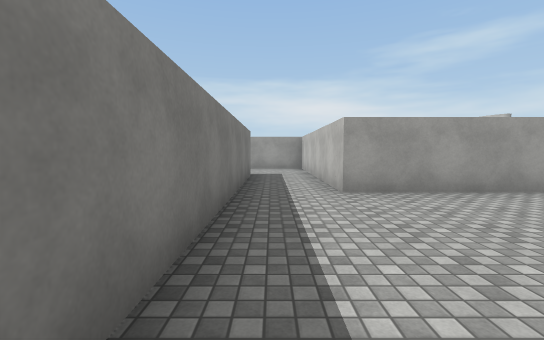
View 1 (above)

21 first-person views from a walk through a 3-D level made in the Unity game engine. The camera is 1.4 m above the floor, tilts 4° down and sees 90° across. The floor is counted in squares, 2 m on a side. Each view is taken from the middle of a square. On the plan, view 1 faces up. The plan holds only what a view shows up to about 9 squares ahead; the rest is blank. The place goes on beyond the plan. The player is left out. Surface patterns are stand-ins for the level's own textures.

View 2
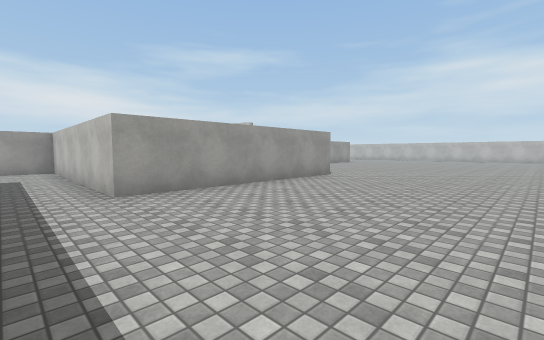

View 3
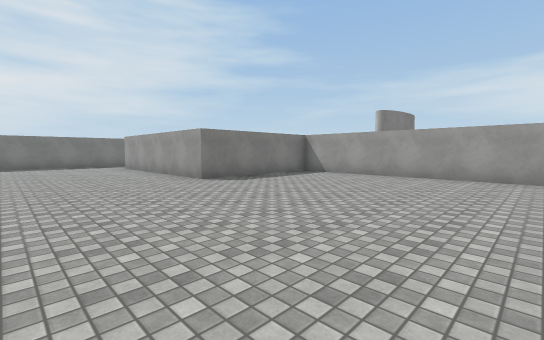

View 4
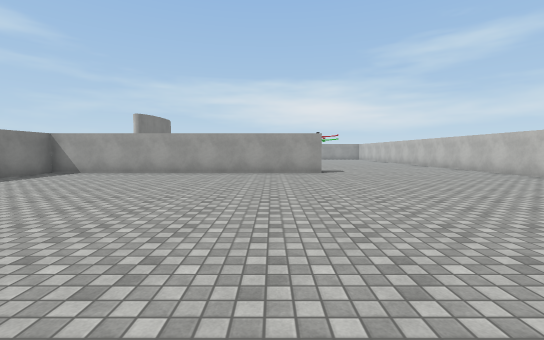

View 5
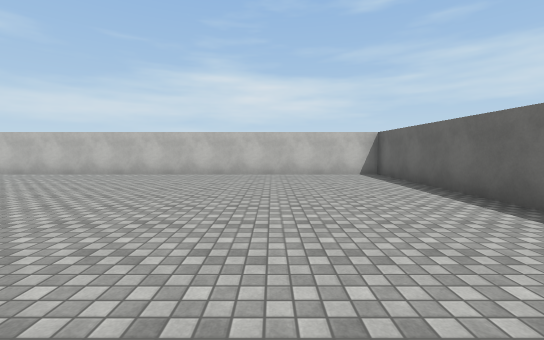

View 6
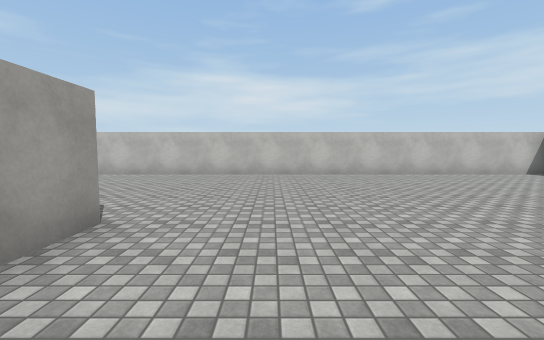

View 7
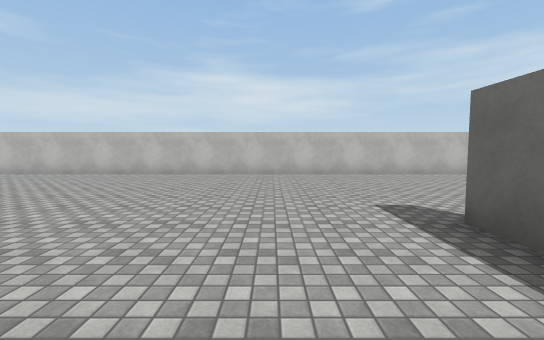

View 8
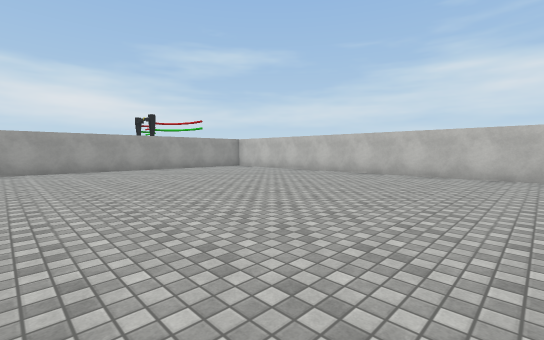

View 9
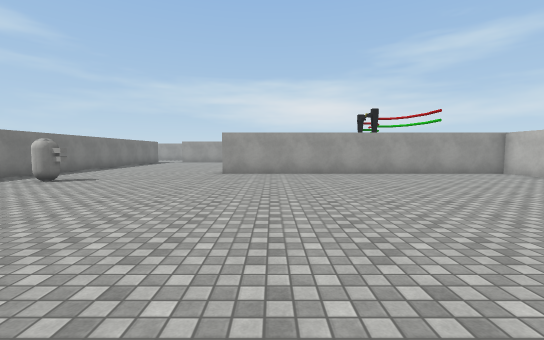

View 10
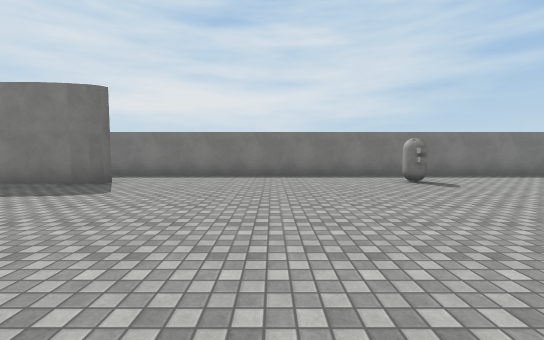

View 11
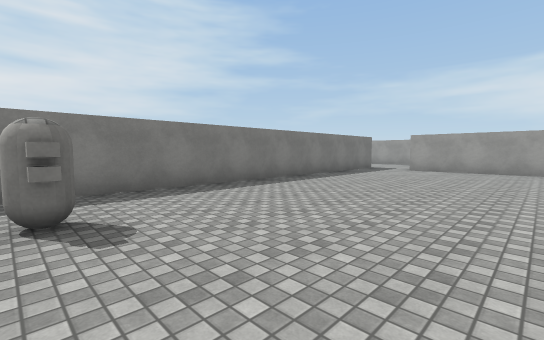

View 12
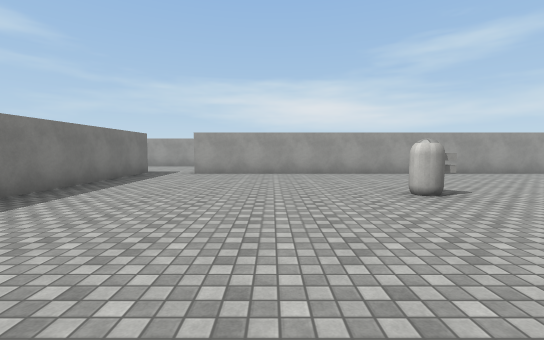

View 13
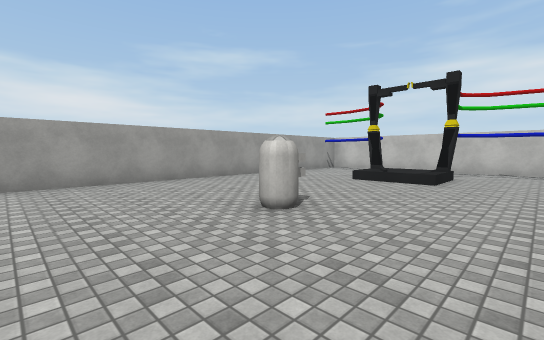

View 14
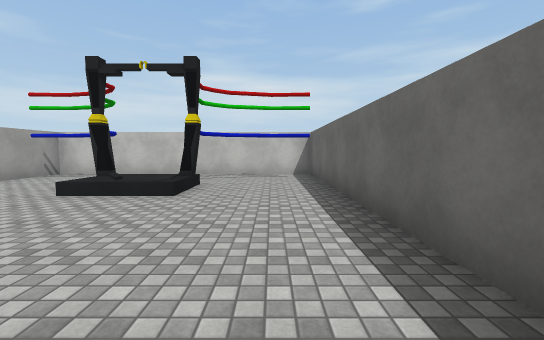

View 15
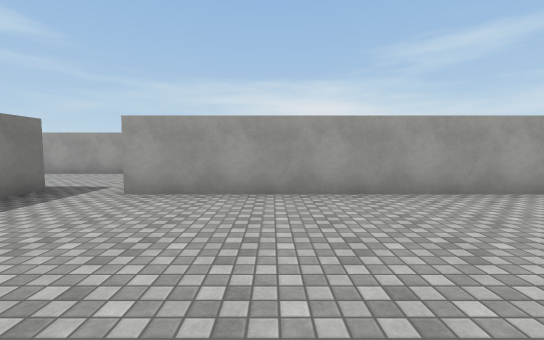

View 16
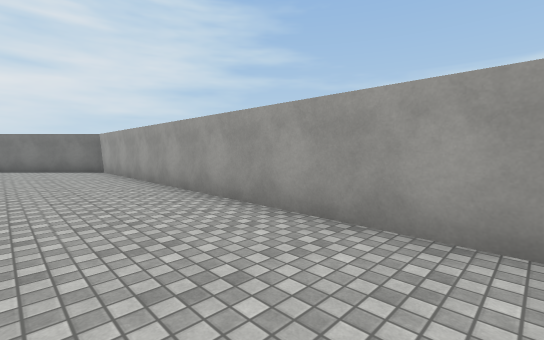

View 17
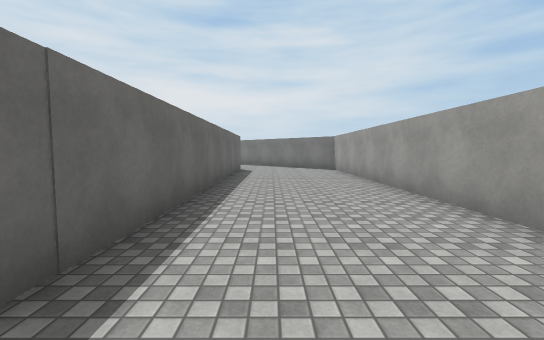

View 18
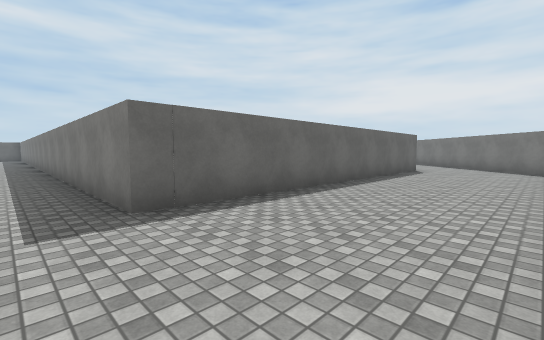

View 19
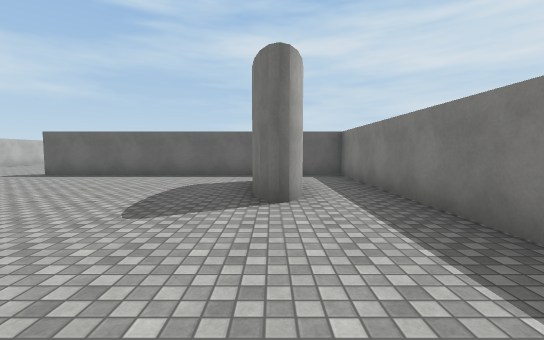

View 20
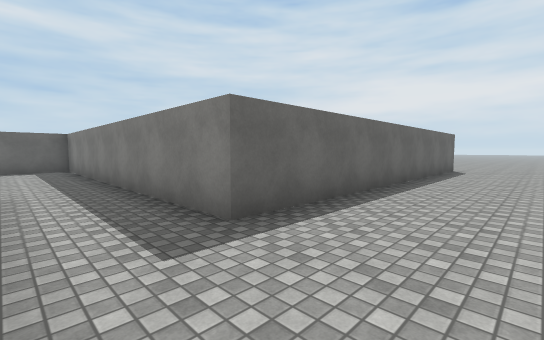

View 21
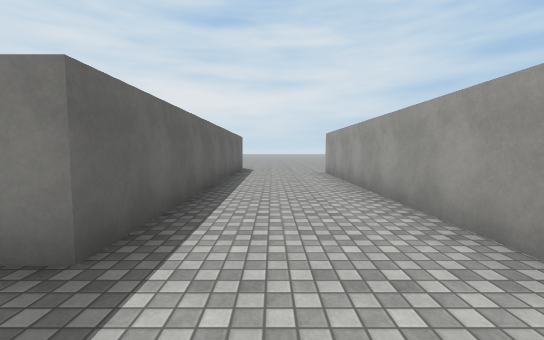

### Floor plan
Points are (right, up) in squares from view 1. A wall is a line through its corners. A room is listed if a view was taken in it or the views show most of it. See-through windows are left out.
Room 1 (views 1, 2, 3, 4, 5, 6, 7, 8, 9, 10, 11, 12, 13, 14, 15, 19, 20, 21)
walls: (9.2, 13.2) (9.3, 12.7); (9.3, 12.4) (9.4, 11.8); (9, 13.4) (9.2, 13) (9.4, 12.2); (9.4, 11.9) (9.3, 11.4); (15.6, 8.7) (7, 8.7) (7, 4.5) (1.2, 4.5) (1.2, 10.7) (-7.8, 10.7); (14, 22.8) (21.1, 22.8) (21.1, 30.4) (8.5, 30.4); (21.1, 21.1) (21.1, 22.3) (12.5, 22.3); (16, -1.2) (21.1, -1.2) (21.1, 19.1); (7, 30.8) (7, 9.1) (15.6, 9.1); (-8.5, 7.8) (-0.6, 7.8) (-0.6, -1.2) (1.1, -1.2)
ways out: opening at (8, 31) to room 2; opening at (-8, 11)
objects: other object (9, 20); other object (14, 26)
Room 2 (views 16, 17, 18)
walls: (-1.6, 30.8) (7, 30.8); (8.1, 34.4) (-2.4, 34.4) (-4.8, 32)
ways out: opening at (8, 31) to room 1; opening at (-3, 32)

Positions as (right, up) in squares from view 1, and headings:
1: (0, 0), facing up
2: (0, 0), facing up-right
3: (13, 1), facing up-left
4: (14, 0), facing up
5: (13, 2), facing right
6: (13, 7), facing right
7: (13, 11), facing right
8: (13, 12), facing up-right
9: (14, 14), facing up
10: (15, 17), facing left
11: (12, 20), facing up-left
12: (11, 22), facing up
13: (11, 24), facing up-right
14: (13, 24), facing right
15: (11, 26), facing up
16: (8, 32), facing up-left
17: (8, 32), facing left
18: (8, 34), facing down-left
19: (9, 17), facing down
20: (1, 10), facing down-left
21: (1, 9), facing left
